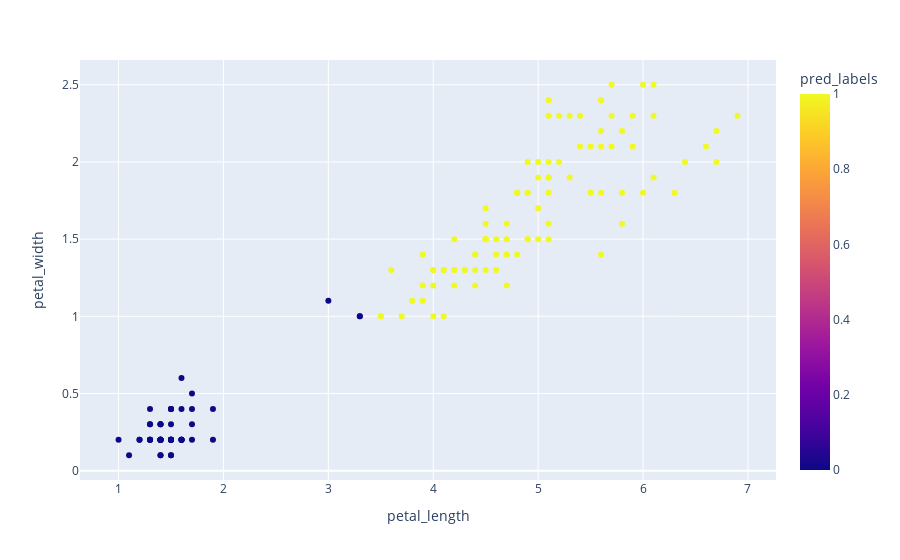

Notebook source saved alongside this figure:
### Code cell
px.scatter(df,x="petal_length",y="petal_width", color="pred_labels")

### Figure 1 — Plotly figure (JSON) as saved in the notebook; plotly's stock layout.template omitted (floating-point values rounded to 4 significant figures; data arrays with more than 128 entries replaced by an {"elided": "..."} marker saying what was removed)
{"data": [{"hovertemplate": "petal_length=%{x}<br>petal_width=%{y}<br>pred_labels=%{marker.color}<extra></extra>", "legendgroup": "", "marker": {"color": {"elided": "150 int values"}, "coloraxis": "coloraxis", "symbol": "circle"}, "mode": "markers", "name": "", "orientation": "v", "showlegend": false, "type": "scatter", "x": {"elided": "150 float values"}, "xaxis": "x", "y": {"elided": "150 float values"}, "yaxis": "y"}], "layout": {"coloraxis": {"colorbar": {"title": {"text": "pred_labels"}}, "colorscale": [[0, "#0d0887"], [0.1111, "#46039f"], [0.2222, "#7201a8"], [0.3333, "#9c179e"], [0.4444, "#bd3786"], [0.5556, "#d8576b"], [0.6667, "#ed7953"], [0.7778, "#fb9f3a"], [0.8889, "#fdca26"], [1, "#f0f921"]]}, "legend": {"tracegroupgap": 0}, "margin": {"t": 60}, "xaxis": {"anchor": "y", "domain": [0, 1], "title": {"text": "petal_length"}}, "yaxis": {"anchor": "x", "domain": [0, 1], "title": {"text": "petal_width"}}}}
